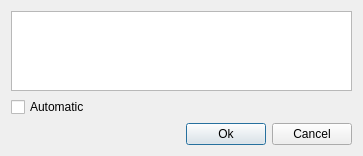
<?xml version="1.0" encoding="UTF-8"?>
<ui version="4.0">
 <class>LanguagesSelect</class>
 <widget class="QDialog" name="LanguagesSelect">
  <property name="windowModality">
   <enum>Qt::ApplicationModal</enum>
  </property>
  <property name="geometry">
   <rect>
    <x>0</x>
    <y>0</y>
    <width>363</width>
    <height>156</height>
   </rect>
  </property>
  <property name="windowTitle">
   <string>Select your language</string>
  </property>
  <layout class="QVBoxLayout" name="verticalLayout">
   <item>
    <widget class="QListWidget" name="listWidget"/>
   </item>
   <item>
    <widget class="QCheckBox" name="automatic">
     <property name="text">
      <string>Automatic</string>
     </property>
    </widget>
   </item>
   <item>
    <layout class="QHBoxLayout" name="horizontalLayout">
     <item>
      <spacer name="horizontalSpacer">
       <property name="orientation">
        <enum>Qt::Horizontal</enum>
       </property>
       <property name="sizeHint" stdset="0">
        <size>
         <width>40</width>
         <height>20</height>
        </size>
       </property>
      </spacer>
     </item>
     <item>
      <widget class="QPushButton" name="ok">
       <property name="text">
        <string>Ok</string>
       </property>
      </widget>
     </item>
     <item>
      <widget class="QPushButton" name="cancel">
       <property name="text">
        <string>Cancel</string>
       </property>
      </widget>
     </item>
    </layout>
   </item>
  </layout>
 </widget>
 <resources/>
 <connections/>
</ui>
